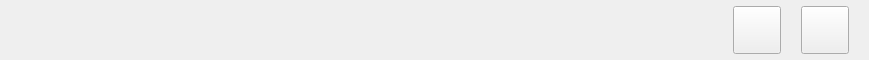
<?xml version="1.0" encoding="UTF-8"?>
<ui version="4.0">
 <class>DataIP</class>
 <widget class="QWidget" name="DataIP">
  <property name="geometry">
   <rect>
    <x>0</x>
    <y>0</y>
    <width>869</width>
    <height>60</height>
   </rect>
  </property>
  <property name="sizePolicy">
   <sizepolicy hsizetype="Preferred" vsizetype="Fixed">
    <horstretch>0</horstretch>
    <verstretch>0</verstretch>
   </sizepolicy>
  </property>
  <property name="minimumSize">
   <size>
    <width>0</width>
    <height>60</height>
   </size>
  </property>
  <property name="maximumSize">
   <size>
    <width>16777215</width>
    <height>60</height>
   </size>
  </property>
  <property name="windowTitle">
   <string>DataIP</string>
  </property>
  <property name="styleSheet">
   <string notr="true"/>
  </property>
  <layout class="QGridLayout" name="gridLayout_4">
   <property name="leftMargin">
    <number>0</number>
   </property>
   <property name="topMargin">
    <number>0</number>
   </property>
   <property name="rightMargin">
    <number>0</number>
   </property>
   <property name="bottomMargin">
    <number>0</number>
   </property>
   <property name="spacing">
    <number>0</number>
   </property>
   <item row="0" column="0">
    <layout class="QHBoxLayout" name="horizontalLayout_4">
     <property name="spacing">
      <number>0</number>
     </property>
     <item>
      <widget class="QWidget" name="widget_left" native="true">
       <layout class="QGridLayout" name="gridLayout">
        <property name="leftMargin">
         <number>0</number>
        </property>
        <property name="topMargin">
         <number>0</number>
        </property>
        <property name="rightMargin">
         <number>0</number>
        </property>
        <property name="bottomMargin">
         <number>0</number>
        </property>
        <property name="spacing">
         <number>0</number>
        </property>
        <item row="0" column="0">
         <layout class="QHBoxLayout" name="horizontalLayout">
          <property name="spacing">
           <number>0</number>
          </property>
          <item>
           <spacer name="horizontalSpacer">
            <property name="orientation">
             <enum>Qt::Horizontal</enum>
            </property>
            <property name="sizeType">
             <enum>QSizePolicy::Fixed</enum>
            </property>
            <property name="sizeHint" stdset="0">
             <size>
              <width>20</width>
              <height>20</height>
             </size>
            </property>
           </spacer>
          </item>
          <item>
           <widget class="QLabel" name="icon_label">
            <property name="sizePolicy">
             <sizepolicy hsizetype="Fixed" vsizetype="Fixed">
              <horstretch>0</horstretch>
              <verstretch>0</verstretch>
             </sizepolicy>
            </property>
            <property name="minimumSize">
             <size>
              <width>32</width>
              <height>32</height>
             </size>
            </property>
            <property name="maximumSize">
             <size>
              <width>32</width>
              <height>32</height>
             </size>
            </property>
            <property name="text">
             <string/>
            </property>
           </widget>
          </item>
          <item>
           <spacer name="horizontalSpacer_7">
            <property name="orientation">
             <enum>Qt::Horizontal</enum>
            </property>
            <property name="sizeType">
             <enum>QSizePolicy::Fixed</enum>
            </property>
            <property name="sizeHint" stdset="0">
             <size>
              <width>20</width>
              <height>20</height>
             </size>
            </property>
           </spacer>
          </item>
          <item>
           <widget class="QLabel" name="title_label">
            <property name="sizePolicy">
             <sizepolicy hsizetype="Fixed" vsizetype="Preferred">
              <horstretch>0</horstretch>
              <verstretch>0</verstretch>
             </sizepolicy>
            </property>
            <property name="minimumSize">
             <size>
              <width>200</width>
              <height>0</height>
             </size>
            </property>
            <property name="maximumSize">
             <size>
              <width>200</width>
              <height>16777215</height>
             </size>
            </property>
            <property name="text">
             <string/>
            </property>
           </widget>
          </item>
          <item>
           <spacer name="horizontalSpacer_5">
            <property name="orientation">
             <enum>Qt::Horizontal</enum>
            </property>
            <property name="sizeHint" stdset="0">
             <size>
              <width>40</width>
              <height>20</height>
             </size>
            </property>
           </spacer>
          </item>
         </layout>
        </item>
       </layout>
      </widget>
     </item>
     <item>
      <widget class="QWidget" name="widget_center" native="true">
       <layout class="QGridLayout" name="gridLayout_3">
        <property name="leftMargin">
         <number>0</number>
        </property>
        <property name="topMargin">
         <number>0</number>
        </property>
        <property name="rightMargin">
         <number>0</number>
        </property>
        <property name="bottomMargin">
         <number>0</number>
        </property>
        <property name="spacing">
         <number>0</number>
        </property>
        <item row="0" column="0">
         <layout class="QHBoxLayout" name="horizontalLayout_3">
          <property name="spacing">
           <number>0</number>
          </property>
          <item>
           <spacer name="horizontalSpacer_3">
            <property name="orientation">
             <enum>Qt::Horizontal</enum>
            </property>
            <property name="sizeHint" stdset="0">
             <size>
              <width>40</width>
              <height>20</height>
             </size>
            </property>
           </spacer>
          </item>
          <item>
           <layout class="QVBoxLayout" name="verticalLayout">
            <property name="spacing">
             <number>0</number>
            </property>
            <item>
             <widget class="QLabel" name="staus_label_up">
              <property name="sizePolicy">
               <sizepolicy hsizetype="Fixed" vsizetype="Preferred">
                <horstretch>0</horstretch>
                <verstretch>0</verstretch>
               </sizepolicy>
              </property>
              <property name="minimumSize">
               <size>
                <width>160</width>
                <height>0</height>
               </size>
              </property>
              <property name="maximumSize">
               <size>
                <width>160</width>
                <height>16777215</height>
               </size>
              </property>
              <property name="text">
               <string/>
              </property>
              <property name="alignment">
               <set>Qt::AlignCenter</set>
              </property>
             </widget>
            </item>
            <item>
             <widget class="QLabel" name="staus_label_down">
              <property name="sizePolicy">
               <sizepolicy hsizetype="Fixed" vsizetype="Preferred">
                <horstretch>0</horstretch>
                <verstretch>0</verstretch>
               </sizepolicy>
              </property>
              <property name="minimumSize">
               <size>
                <width>160</width>
                <height>0</height>
               </size>
              </property>
              <property name="maximumSize">
               <size>
                <width>160</width>
                <height>16777215</height>
               </size>
              </property>
              <property name="text">
               <string/>
              </property>
              <property name="alignment">
               <set>Qt::AlignCenter</set>
              </property>
             </widget>
            </item>
           </layout>
          </item>
          <item>
           <widget class="QLabel" name="time_label">
            <property name="sizePolicy">
             <sizepolicy hsizetype="Fixed" vsizetype="Preferred">
              <horstretch>0</horstretch>
              <verstretch>0</verstretch>
             </sizepolicy>
            </property>
            <property name="minimumSize">
             <size>
              <width>180</width>
              <height>0</height>
             </size>
            </property>
            <property name="maximumSize">
             <size>
              <width>180</width>
              <height>16777215</height>
             </size>
            </property>
            <property name="text">
             <string/>
            </property>
            <property name="alignment">
             <set>Qt::AlignCenter</set>
            </property>
           </widget>
          </item>
         </layout>
        </item>
       </layout>
      </widget>
     </item>
     <item>
      <widget class="QWidget" name="widget_right" native="true">
       <property name="sizePolicy">
        <sizepolicy hsizetype="Fixed" vsizetype="Preferred">
         <horstretch>0</horstretch>
         <verstretch>0</verstretch>
        </sizepolicy>
       </property>
       <property name="minimumSize">
        <size>
         <width>200</width>
         <height>0</height>
        </size>
       </property>
       <property name="maximumSize">
        <size>
         <width>200</width>
         <height>16777215</height>
        </size>
       </property>
       <layout class="QGridLayout" name="gridLayout_2">
        <property name="leftMargin">
         <number>0</number>
        </property>
        <property name="topMargin">
         <number>0</number>
        </property>
        <property name="rightMargin">
         <number>0</number>
        </property>
        <property name="bottomMargin">
         <number>0</number>
        </property>
        <property name="spacing">
         <number>0</number>
        </property>
        <item row="0" column="0">
         <layout class="QHBoxLayout" name="horizontalLayout_2">
          <property name="spacing">
           <number>0</number>
          </property>
          <item>
           <spacer name="horizontalSpacer_4">
            <property name="orientation">
             <enum>Qt::Horizontal</enum>
            </property>
            <property name="sizeHint" stdset="0">
             <size>
              <width>40</width>
              <height>20</height>
             </size>
            </property>
           </spacer>
          </item>
          <item>
           <widget class="QPushButton" name="info_btn">
            <property name="sizePolicy">
             <sizepolicy hsizetype="Fixed" vsizetype="Fixed">
              <horstretch>0</horstretch>
              <verstretch>0</verstretch>
             </sizepolicy>
            </property>
            <property name="minimumSize">
             <size>
              <width>48</width>
              <height>48</height>
             </size>
            </property>
            <property name="maximumSize">
             <size>
              <width>48</width>
              <height>48</height>
             </size>
            </property>
            <property name="text">
             <string/>
            </property>
           </widget>
          </item>
          <item>
           <spacer name="horizontalSpacer_6">
            <property name="orientation">
             <enum>Qt::Horizontal</enum>
            </property>
            <property name="sizeType">
             <enum>QSizePolicy::Fixed</enum>
            </property>
            <property name="sizeHint" stdset="0">
             <size>
              <width>20</width>
              <height>20</height>
             </size>
            </property>
           </spacer>
          </item>
          <item>
           <widget class="QPushButton" name="exit_btn">
            <property name="sizePolicy">
             <sizepolicy hsizetype="Fixed" vsizetype="Fixed">
              <horstretch>0</horstretch>
              <verstretch>0</verstretch>
             </sizepolicy>
            </property>
            <property name="minimumSize">
             <size>
              <width>48</width>
              <height>48</height>
             </size>
            </property>
            <property name="maximumSize">
             <size>
              <width>48</width>
              <height>48</height>
             </size>
            </property>
            <property name="text">
             <string/>
            </property>
           </widget>
          </item>
          <item>
           <spacer name="horizontalSpacer_2">
            <property name="orientation">
             <enum>Qt::Horizontal</enum>
            </property>
            <property name="sizeType">
             <enum>QSizePolicy::Fixed</enum>
            </property>
            <property name="sizeHint" stdset="0">
             <size>
              <width>20</width>
              <height>20</height>
             </size>
            </property>
           </spacer>
          </item>
         </layout>
        </item>
       </layout>
      </widget>
     </item>
    </layout>
   </item>
  </layout>
 </widget>
 <resources/>
 <connections/>
</ui>
